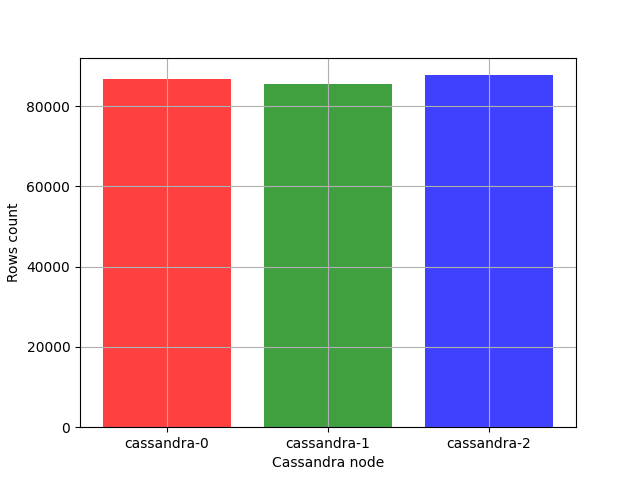

Source code (Python):
import pandas as pd
import matplotlib.pyplot as plt
import seaborn as sns


plt.bar(["cassandra-0", "cassandra-1", "cassandra-2"], [86683, 85550, 87682], color=['r', 'g', 'b'], alpha=0.75)
plt.xlabel('Cassandra node')
plt.ylabel('Rows count')
plt.grid(True)

plt.savefig("histogram.png")
